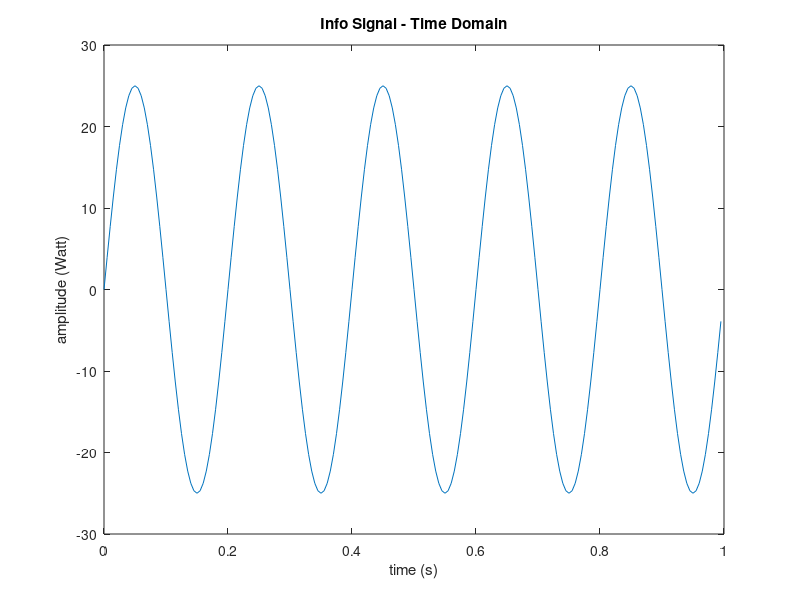
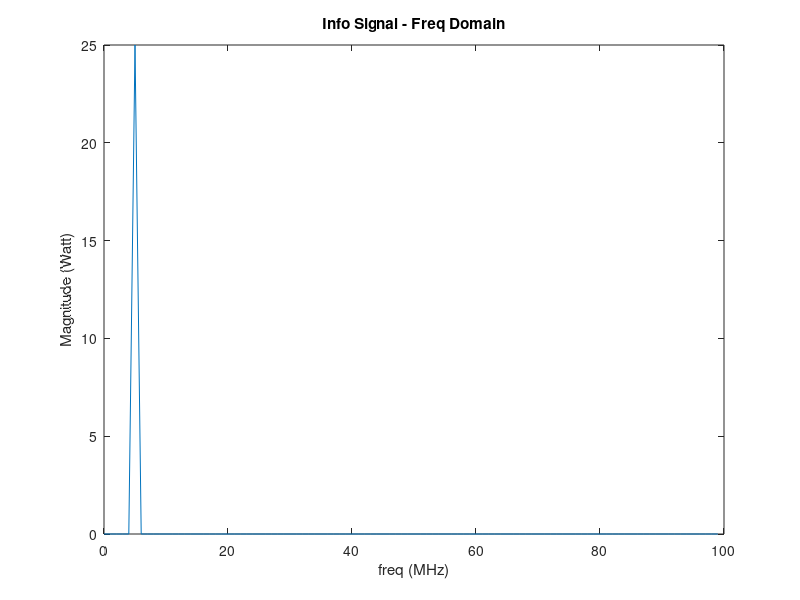
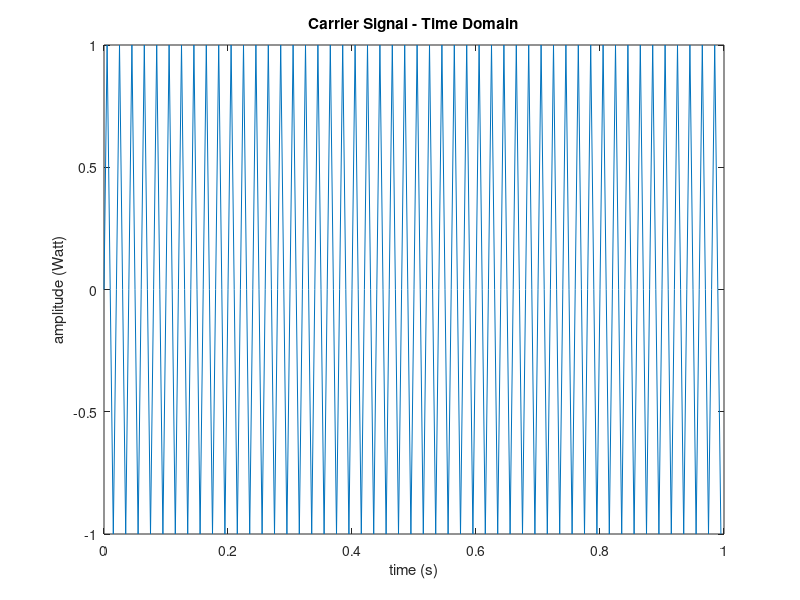
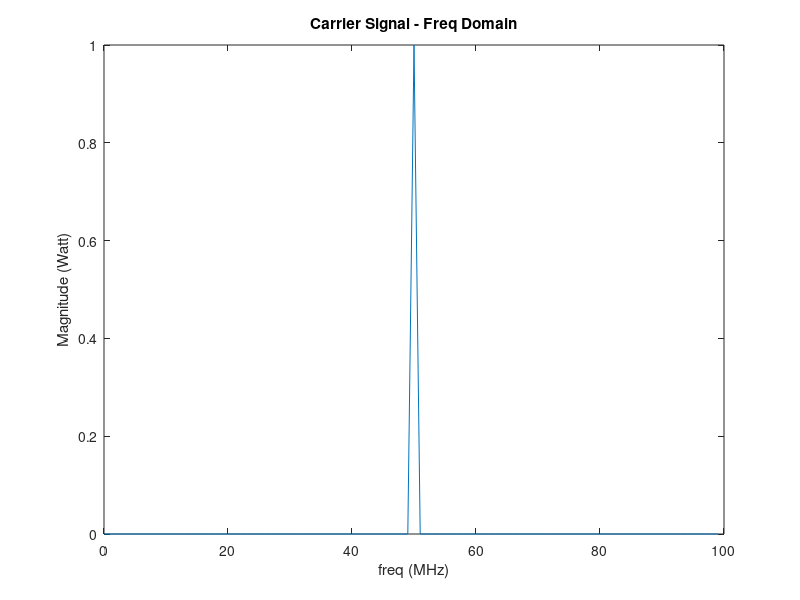

The MATLAB source for these figures, in order:
%Isyarat Informasi
clear variables
close all;
P = 25;
fs = 200;
fm = 5;
t = (0:1/fs:1-1/fs);
mt = P*sin(2*pi*fm*t);
L = length(mt);
P_fft_single = fftshift(fft(mt));
P_fft_single = P_fft_single(L/2+1:end);
P_fft_single = abs(2*P_fft_single)./L;
df = fs/L;
f = -fs/2:df:fs/2-df;
f = f(L/2+1:end)';
%axis_single=(0:L/2)*(fs/L);
figure();
plot(t, mt);
title('Info Signal - Time Domain');
xlabel('time (s)')
ylabel('amplitude (Watt)')
figure();
plot(f, P_fft_single);
xlim([0, 100])
title('Info Signal - Freq Domain');
xlabel('freq (MHz)')
ylabel('Magnitude (Watt)')

%Isyarat Carrier
fc = 50;
ct = sin(2*pi*fc*t);
xas = fftshift(fft(ct));
xas=xas((0.5*L)+1:end);
xas = abs(2*xas)./L;
df = fs/L;
f = -fs/2:df:fs/2-df;
f = f(L/2+1:end)';
figure();
plot(t, ct);
title('Carrier Signal - Time Domain');
xlabel('time (s)')
ylabel('amplitude (Watt)')
figure();
plot(f, xas);
title('Carrier Signal - Freq Domain');
xlabel('freq (MHz)')
ylabel('Magnitude (Watt)')
modulated = mt.*ct;
mk = fftshift(fft(modulated));
mk = abs(2*mk)./L;
df = fs/L;
f = (-L/2:L/2-1)*(fs/L);
figure();
plot(t, modulated);
title('Modulated Signal - Time Domain');
xlabel('Time (s)');
ylabel('Amplitude');
figure();
plot(f, mk);
title('Modulated Signal - Frequency Domain');
xlabel('Freq (MHz)');
ylabel('Magnitude');
xlim([0, 100])

%USB Filter
f1 = 52;
f2 = 100;
theta1 = (2*pi*f1)/fs;
theta2 = (2*pi*f2)/fs;
N = 1000;
n = (0:1:N-1);
hn = ((theta2/pi) .* sinc(((theta2).*(n-0.5*N))/pi) - (theta1/pi) .* sinc(((theta1).*(n-0.5*N))/pi));
hn = abs(fft(hn));
hn = hn(1:(0.5*N)+1);
axis_single=(0:N/2)*(fs/N);
figure();
plot(axis_single,hn);
title('USB Filter');
xlabel('frequency');
ylabel('filter gain');
xlim([0,100])